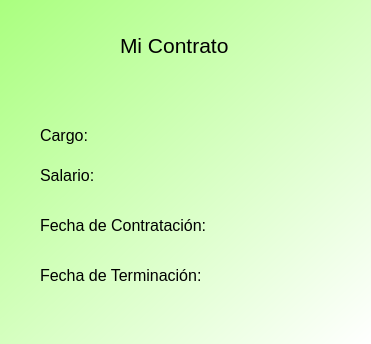
<?xml version="1.0" encoding="UTF-8"?>
<ui version="4.0">
 <class>Form</class>
 <widget class="QWidget" name="Form">
  <property name="geometry">
   <rect>
    <x>0</x>
    <y>0</y>
    <width>371</width>
    <height>344</height>
   </rect>
  </property>
  <property name="windowTitle">
   <string>Form</string>
  </property>
  <property name="windowIcon">
   <iconset resource="Imagenes.qrc">
    <normaloff>:/Bkg/Images/Logo.png</normaloff>:/Bkg/Images/Logo.png</iconset>
  </property>
  <property name="styleSheet">
   <string notr="true">QWidget#Form{
	background-color: qlineargradient(spread:pad, x1:0, y1:0, x2:1, y2:1, stop:0 rgba(170, 255, 127, 255), stop:1 rgba(255, 255, 255, 255));
}
QWidget#Login{
background-color: qlineargradient(spread:pad, x1:0, y1:0, x2:1, y2:1, stop:0 rgba(170, 255, 127, 255), stop:1 rgba(255, 255, 255, 255));
}</string>
  </property>
  <widget class="QLabel" name="label">
   <property name="geometry">
    <rect>
     <x>120</x>
     <y>20</y>
     <width>171</width>
     <height>51</height>
    </rect>
   </property>
   <property name="font">
    <font>
     <pointsize>16</pointsize>
    </font>
   </property>
   <property name="text">
    <string>Mi Contrato</string>
   </property>
  </widget>
  <widget class="QLabel" name="cargo_label">
   <property name="geometry">
    <rect>
     <x>40</x>
     <y>120</y>
     <width>281</width>
     <height>31</height>
    </rect>
   </property>
   <property name="font">
    <font>
     <pointsize>12</pointsize>
    </font>
   </property>
   <property name="styleSheet">
    <string notr="true">QWidget#contrato{
	background-color: qlineargradient(spread:pad, x1:0, y1:0, x2:1, y2:1, stop:0 rgba(170, 255, 127, 255), stop:1 rgba(255, 255, 255, 255));
}
QWidget#Login{
background-color: qlineargradient(spread:pad, x1:0, y1:0, x2:1, y2:1, stop:0 rgba(170, 255, 127, 255), stop:1 rgba(255, 255, 255, 255));
}</string>
   </property>
   <property name="text">
    <string>Cargo: </string>
   </property>
  </widget>
  <widget class="QLabel" name="salario_label">
   <property name="geometry">
    <rect>
     <x>40</x>
     <y>160</y>
     <width>261</width>
     <height>31</height>
    </rect>
   </property>
   <property name="font">
    <font>
     <pointsize>12</pointsize>
    </font>
   </property>
   <property name="text">
    <string>Salario: </string>
   </property>
  </widget>
  <widget class="QLabel" name="contratacion_label">
   <property name="geometry">
    <rect>
     <x>40</x>
     <y>190</y>
     <width>311</width>
     <height>71</height>
    </rect>
   </property>
   <property name="font">
    <font>
     <pointsize>12</pointsize>
    </font>
   </property>
   <property name="text">
    <string>Fecha de Contratación: </string>
   </property>
  </widget>
  <widget class="QLabel" name="terminacion_label">
   <property name="geometry">
    <rect>
     <x>40</x>
     <y>240</y>
     <width>311</width>
     <height>71</height>
    </rect>
   </property>
   <property name="font">
    <font>
     <pointsize>12</pointsize>
    </font>
   </property>
   <property name="text">
    <string>Fecha de Terminación: </string>
   </property>
  </widget>
 </widget>
 <resources>
  <include location="Imagenes.qrc"/>
 </resources>
 <connections/>
</ui>
